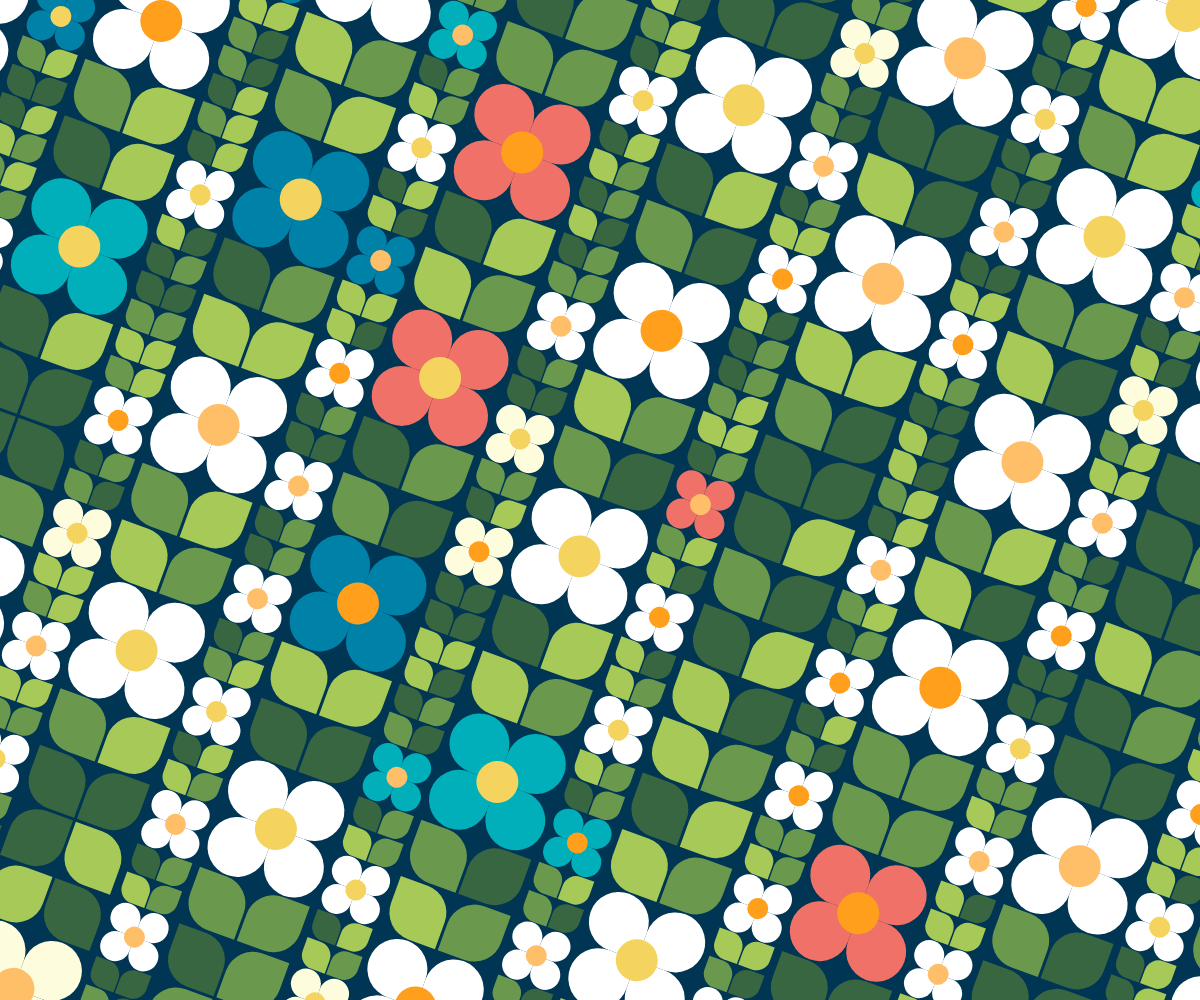
Frame 1 (no input)
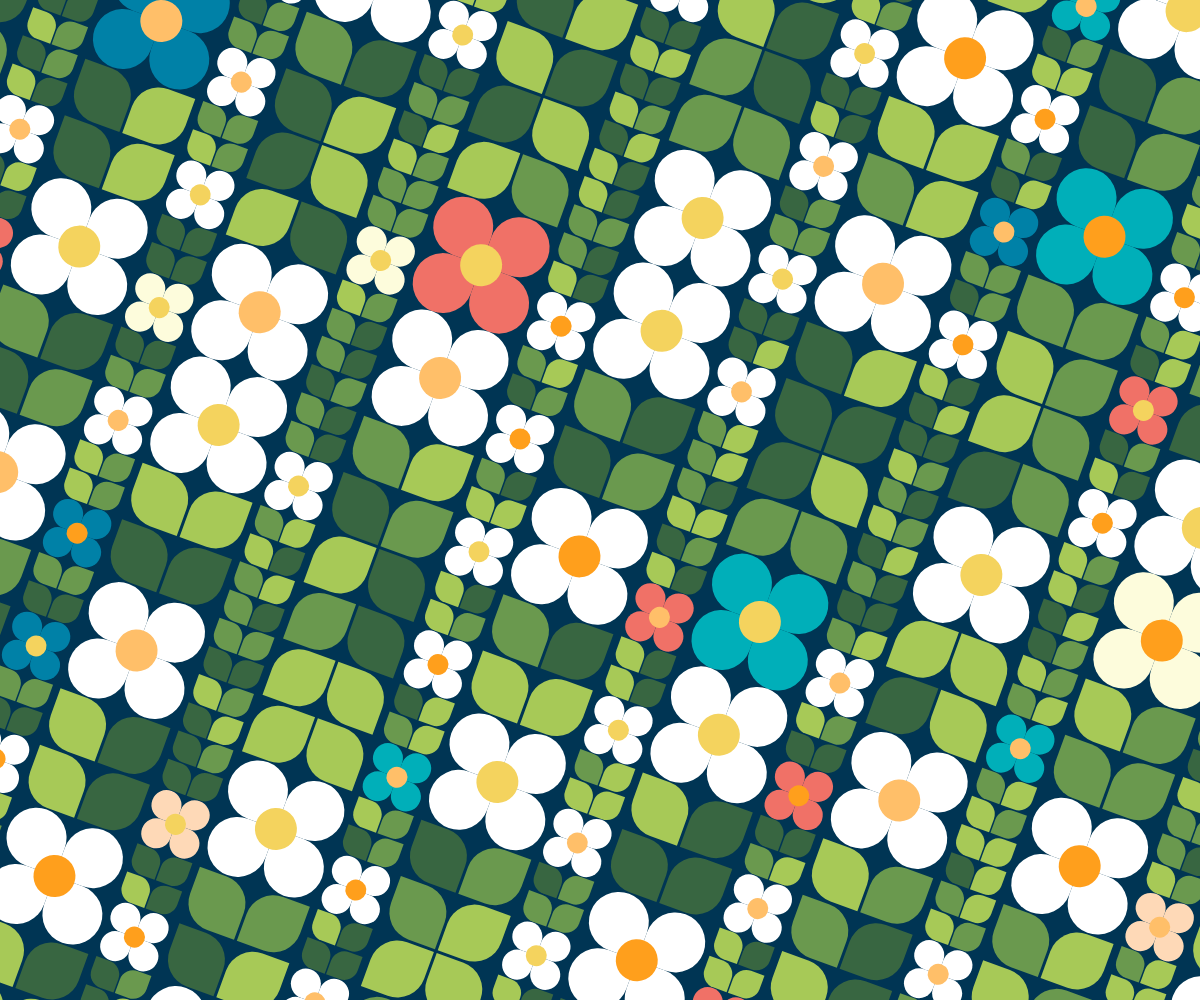
Frame 2 (the mouse pressed at the canvas centre, redrawn once)

The p5.js sketch that drew these frames (run headless with seeded random() and noise() and a simulated clock; the mouse was pressed at the canvas centre and the sketch redrawn once):

// p5.js sketch
// ── sketch.js
"use strict"

const C_HEAD   = [
	"#FFFFFF", "#FFFFFF", "#FFFFFF", "#FFFFFF", "#FFFFFF",
	"#FFFFFF", "#FFFFFF", "#FFFFFF", "#FFFFFF", "#FFFFFF",
	"#0081A7", "#00AFb9", "#FDFCDC", "#FED9B7", "#F07167"];
const C_BODY   = ["#386641", "#6A994E", "#A7C957"];
const C_CENTER = ["#FFBF69", "#FF9F1C", "#F4D35E"];
const WHITE  = "#EEEEEE";
const BLACK  = "#003554";

function setup(){
	createCanvas(windowWidth, windowHeight);
	angleMode(DEGREES); rectMode(CENTER);
	textAlign(CENTER, BOTTOM); textSize(10);
	noLoop();
}

function draw(){
	background(BLACK);
	noFill();
	noStroke();

	stroke(WHITE); strokeWeight(1);

	push();
	translate(width/2, height/2);
	rotate(20);
	const len = 60;
	const pX = len*3 + len*0.2;
	const pY = len*4;
	const rows = floor(height / pY) + 2;
	const cols = floor(width / pX) + 2;
	for(let r=-rows; r<rows; r++){
		for(let c=-cols; c<cols; c++){
			let x = c * pX;
			let y = r * pY;
			if(c%2==0) y += len*2;
			const rdm = (random()<0.85) ? 0:180;
			drawFlower(x, y, len, rdm);
		}
	}
	const pX2 = len*3 + len*0.2;
	const pY2 = len*2;
	const rows2 = floor(height / pY) + 2;
	const cols2 = floor(width / pX) + 2;
	for(let r=-rows2; r<rows2; r++){
		for(let c=-cols2; c<cols2; c++){
			let x = c * pX2 - pX2/2;
			let y = r * pY2;
			drawFlower(x, y, len/2);
		}
	}
	pop();
}

function drawFlower(x, y, len, rot=0){

	push();
	translate(x, y);
	rotate(rot);
	if(random() < 0.8){
		drawFlowerHead(0, -len, len);
	}else{
		drawFlowerBody(0, -len, len);
	}
	drawFlowerBody(0, +len, len);
	pop();
}

function drawFlowerHead(x, y, len){

	fill(getColor(C_HEAD)); noStroke();
	push();
	translate(x, y);
	circle(0, 0, 5);
	square(-len/2, -len/2, len, len/2, len/2, 0, len/2);
	square(+len/2, -len/2, len, len/2, len/2, len/2, 0);
	square(-len/2, +len/2, len, len/2, 0, len/2, len/2);
	square(+len/2, +len/2, len, 0, len/2, len/2, len/2);
	fill(getColor(C_CENTER)); noStroke();
	circle(0, 0, len*0.7);
	pop();
}

function drawFlowerBody(x, y, len){

	push();
	translate(x, y);
	//circle(0, 0, 5);
	for(let r=0; r<2; r++){
		for(let c=0; c<2; c++){
			const x = c * len - len/2;
			const y = r * len - len/2;
			fill(getColor(C_BODY)); noStroke();
			if(c%2==0){
				square(x, y, len*0.95, 0, len/2, 0, len/2);
			}else{
				square(x, y, len*0.95, len/2, 0, len/2, 0);
			}
		}
	}
	pop();
}

function getColor(colors){
	return colors[floor(random()*colors.length)];
}

function getColorList(colors){
	const list = Array.from(colors);
	for(let i=list.length-1; 0<=i; i--){
		const rdm = floor(random(i));
		const tmp = list[rdm];
		list[rdm] = list[i];
		list[i] = tmp;
	}
	return list;
}
